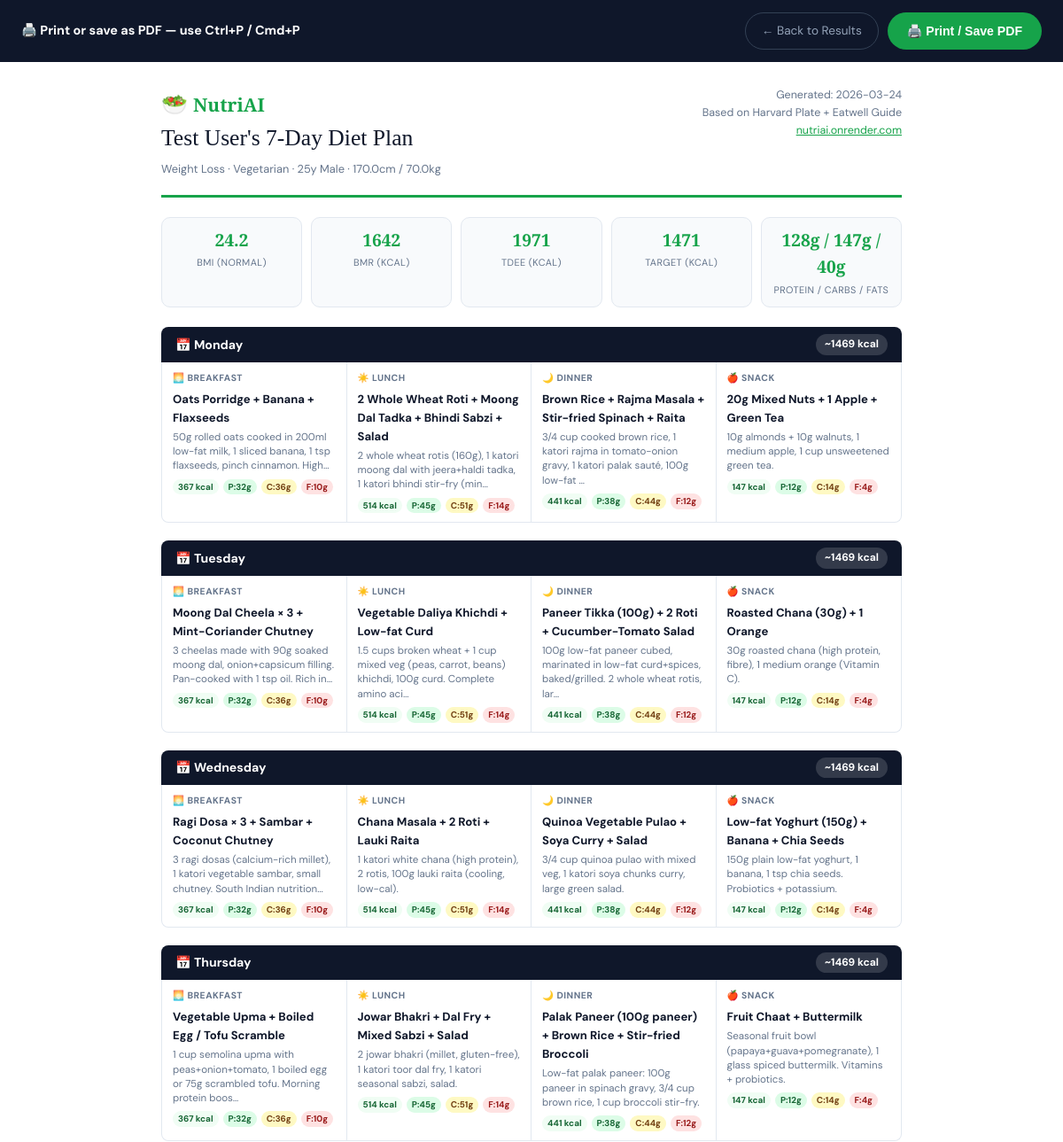
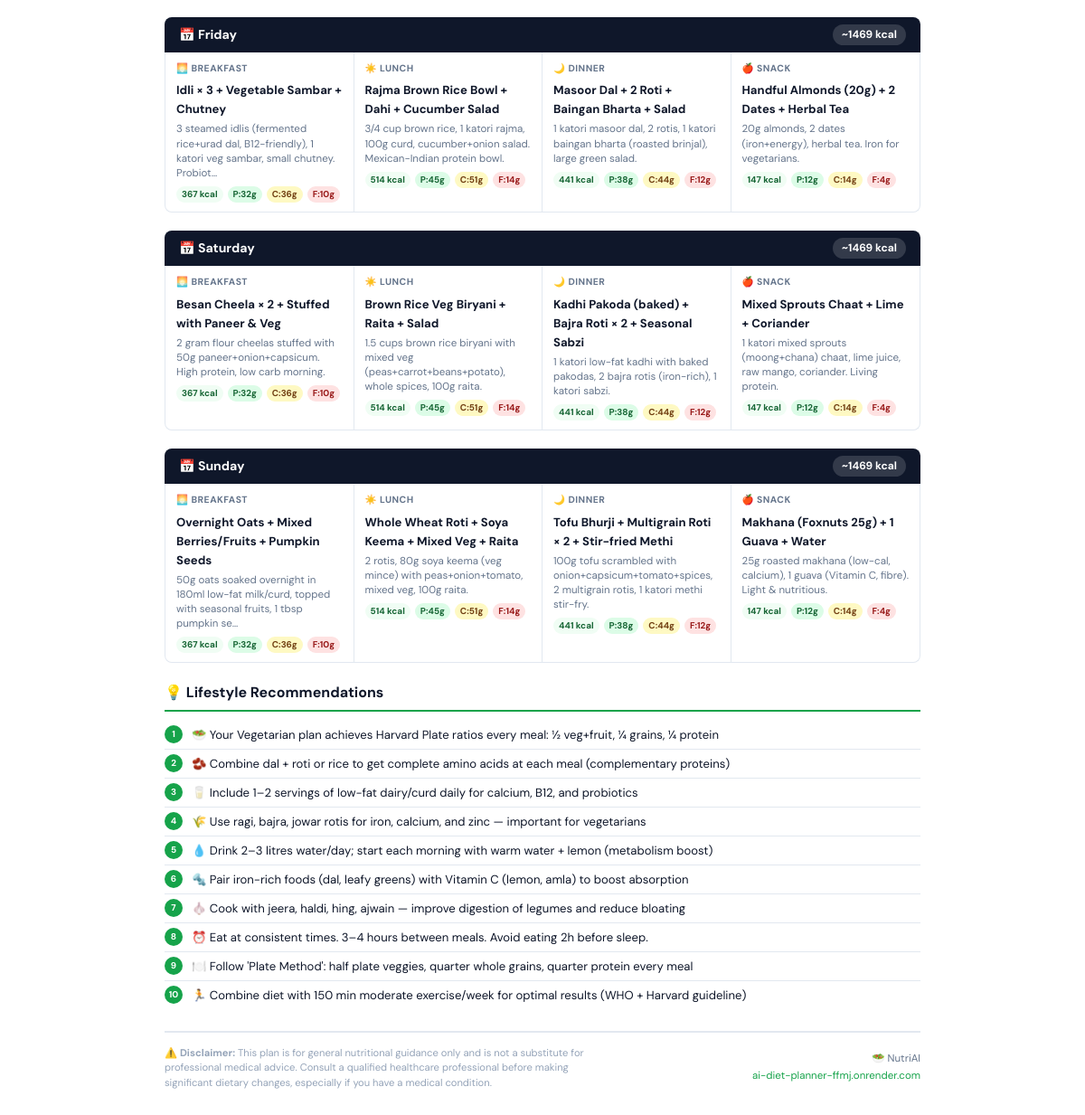
The app's page /results/4/4/print with its own data (2 pictures, top to bottom).
### tables this page shows
CREATE TABLE users (
            id INTEGER PRIMARY KEY AUTOINCREMENT,
            session_id TEXT UNIQUE NOT NULL,
            name TEXT NOT NULL,
            email TEXT,
            age INTEGER NOT NULL,
            gender TEXT NOT NULL,
            height REAL NOT NULL,
            weight REAL NOT NULL,
            country TEXT,
            goal TEXT NOT NULL,
            target_weight REAL,
            diet_type TEXT NOT NULL,
            food_allergies TEXT,
            budget_preference TEXT,
            activity_level TEXT NOT NULL,
            exercise_type TEXT,
            daily_steps TEXT,
            sleep_hours REAL,
            sleep_quality TEXT,
            night_wakeups INTEGER DEFAULT 0,
            daytime_fatigue TEXT,
            stress_level TEXT,
            stress_sources TEXT,
            work_hours INTEGER,
            work_type TEXT,
            breakfast_time TEXT,
            lunch_time TEXT,
            dinner_time TEXT,
            late_night_eating TEXT,
            water_intake TEXT,
            breakfast_foods TEXT,
            lunch_foods TEXT,
            dinner_foods TEXT,
            snacks TEXT,
            beverages TEXT,
            meals_per_day INTEGER,
            outside_food_frequency TEXT,
            junk_food_frequency TEXT,
            created_at TEXT DEFAULT CURRENT_TIMESTAMP
        , medical_conditions TEXT, medications TEXT, health_issues TEXT, menstrual_issues TEXT, body_fat_pct REAL, cuisine_preference TEXT, food_dislikes TEXT, cooking_time TEXT, cooking_skill TEXT, eating_speed TEXT, meal_prep TEXT, alcohol TEXT, smoking TEXT, supplements TEXT, health_motivation TEXT, account_id INTEGER);

CREATE TABLE diet_plans (
            id INTEGER PRIMARY KEY AUTOINCREMENT,
            user_id INTEGER NOT NULL,
            bmi REAL,
            bmi_category TEXT,
            bmr REAL,
            tdee REAL,
            daily_calories REAL,
            protein REAL,
            carbs REAL,
            fats REAL,
            meal_plan TEXT,
            lifestyle_tips TEXT,
            duration_weeks INTEGER DEFAULT 4,
            created_at TEXT DEFAULT CURRENT_TIMESTAMP,
            FOREIGN KEY (user_id) REFERENCES users(id)
        );

### app.py (the view)
@app.route('/results/<int:user_id>/<int:plan_id>/print')
def results_print(user_id, plan_id):
    user = get_user_by_id(user_id)
    plan = get_diet_plan_by_user(user_id)
    if not user or not plan:
        return redirect(url_for('questionnaire'))
    week_plan      = json.loads(plan.get('meal_plan','{}'))
    lifestyle_tips = json.loads(plan.get('lifestyle_tips','[]'))
    return render_template('print_plan.html',
        user=user, plan=plan, week_plan=week_plan,
        lifestyle_tips=lifestyle_tips, days=list(week_plan.keys()))

### db.py (called while the page is built)
def get_db():
    if USE_PG:
        conn = psycopg2.connect(_pg_dsn, cursor_factory=psycopg2.extras.RealDictCursor)
        return conn
    else:
        conn = sqlite3.connect(Config.DATABASE_PATH)
        conn.row_factory = sqlite3.Row
        conn.execute("PRAGMA foreign_keys = ON")
        return conn

def q(sql):
    if USE_PG:
        return sql.replace('?', '%s')
    return sql

def fetchone(conn, sql, params=()):
    cur = conn.cursor()
    cur.execute(q(sql), params)
    row = cur.fetchone()
    if row is None:
        return None
    return dict(row)

### models/diet_plan_model.py (called while the page is built)
def get_diet_plan_by_user(user_id):
    conn = get_db()
    try:
        return fetchone(conn,
            'SELECT * FROM diet_plans WHERE user_id = ? ORDER BY created_at DESC LIMIT 1',
            (user_id,))
    finally:
        conn.close()

### models/user_model.py (called while the page is built)
def get_user_by_id(user_id):
    conn = get_db()
    try:
        return fetchone(conn, 'SELECT * FROM users WHERE id = ?', (user_id,))
    finally:
        conn.close()

### templates/print_plan.html (shortened to what this page needs)
<!DOCTYPE html>
<html lang="en">
<head>
</head>
<body>
<div class="no-print">
  <h4>🖨️ Print or save as PDF — use Ctrl+P / Cmd+P</h4>
  <div style="display:flex;gap:10px;">
    <a href="{{ url_for('results', user_id=user.id, plan_id=plan.id) }}" class="btn-back">← Back to Results</a>
    <button class="btn-print" onclick="window.print()">🖨️ Print / Save PDF</button>
  </div>
</div>
<div class="page">
  <div class="plan-header">
    <div>
      <div class="plan-logo"><span>🥗</span>NutriAI</div>
      <div class="plan-title">{{ user.name }}'s 7-Day Diet Plan</div>
      <div class="plan-meta">
        {{ (user.goal or '').replace('_',' ').title() }} ·
        {{ (user.diet_type or '').replace('_',' ').title() }} ·
        {{ user.age }}y {{ (user.gender or '').title() }} ·
        {{ user.height }}cm / {{ user.weight }}kg
      </div>
    </div>
    <div class="plan-date">
      Generated: {{ plan.created_at[:10] if plan.created_at else '' }}<br>
      Based on Harvard Plate + Eatwell Guide<br>
      <a href="https://ai-diet-planner-ffmj.onrender.com" style="color:var(--green);">nutriai.onrender.com</a>
    </div>
  </div>
  <div class="metrics-row">
    <div class="metric-box"><div class="val">{{ plan.bmi }}</div><div class="lbl">BMI ({{ plan.bmi_category }})</div></div>
    <div class="metric-box"><div class="val">{{ plan.bmr|int }}</div><div class="lbl">BMR (kcal)</div></div>
    <div class="metric-box"><div class="val">{{ plan.tdee|int }}</div><div class="lbl">TDEE (kcal)</div></div>
    <div class="metric-box"><div class="val" style="color:#16a34a;">{{ plan.daily_calories|int }}</div><div class="lbl">Target (kcal)</div></div>
    <div class="metric-box"><div class="val">{{ plan.protein|int }}g / {{ plan.carbs|int }}g / {{ plan.fats|int }}g</div><div class="lbl">Protein / Carbs / Fats</div></div>
  </div>
  {% for day in days %}
  {% if week_plan.get(day) %}
  {% set day_data = week_plan[day] %}
  {% set day_cal = (day_data.breakfast.calories|default(0)|int) + (day_data.lunch.calories|default(0)|int) + (day_data.dinner.calories|default(0)|int) + (day_data.snacks.calories|default(0)|int) %}
  <div class="day-section">
    <div class="day-header">
      📅 {{ day }}
      <span class="day-cal">~{{ day_cal }} kcal</span>
    </div>
    <div class="meals-grid">
      {% for meal_key, icon, label in [('breakfast','🌅','Breakfast'),('lunch','☀️','Lunch'),('dinner','🌙','Dinner'),('snacks','🍎','Snack')] %}
      {% if day_data.get(meal_key) %}
      {% set m = day_data[meal_key] %}
      <div class="meal-cell">
        <div class="meal-type">{{ icon }} {{ label }}</div>
        <div class="meal-name">{{ m.get('meal','—') }}</div>
        <div class="meal-desc">{{ m.get('description','')[:100] }}{% if m.get('description','') | length > 100 %}…{% endif %}</div>
        <div class="meal-macros">
          <span class="mpill mp-cal">{{ m.get('calories',0) }} kcal</span>
          <span class="mpill mp-p">P:{{ m.get('protein',0) }}g</span>
          <span class="mpill mp-c">C:{{ m.get('carbs',0) }}g</span>
          <span class="mpill mp-f">F:{{ m.get('fats',0) }}g</span>
        </div>
      </div>
      {% endif %}
      {% endfor %}
    </div>
  </div>
  {% endif %}
  {% endfor %}
  {% if lifestyle_tips %}
  <div class="tips-section">
    <h3>💡 Lifestyle Recommendations</h3>
    {% for tip in lifestyle_tips %}
    <div class="tip-item">
      <div class="tip-num">{{ loop.index }}</div>
      <span>{{ tip }}</span>
    </div>
    {% endfor %}
  </div>
  {% endif %}
  <div class="plan-footer">
    <div class="disclaimer">
      ⚠️ <strong>Disclaimer:</strong> This plan is for general nutritional guidance only and is not a substitute for professional medical advice. Consult a qualified healthcare professional before making significant dietary changes, especially if you have a medical condition.
    </div>
    <div style="text-align:right;">
      🥗 NutriAI<br>
      <span style="color:#16a34a;">ai-diet-planner-ffmj.onrender.com</span>
    </div>
  </div>
</div>
</body>
</html>

### templates/print_plan.html (style rules this page uses)
:root { --green: #16a34a; --dark: #0f172a; --gray: #64748b; --light: #f8fafc; --border: #e2e8f0; }
* { box-sizing: border-box; margin: 0; padding: 0; }
body { font-family: 'DM Sans', sans-serif; color: var(--dark); background: #fff; font-size: 13px; line-height: 1.6; }
.no-print { background: var(--dark); padding: 14px 24px; display: flex; align-items: center; justify-content: space-between; flex-wrap: wrap; gap: 10px; }
.no-print h4 { color: #fff; font-size: 0.9rem; margin: 0; }
.btn-print { background: var(--green); color: #fff; border: none; border-radius: 100px; padding: 9px 22px; font-size: 0.88rem; font-weight: 700; cursor: pointer; display: flex; align-items: center; gap: 6px; }
.btn-back { background: transparent; color: #94a3b8; border: 1px solid #334155; border-radius: 100px; padding: 9px 18px; font-size: 0.85rem; text-decoration: none; display: flex; align-items: center; gap: 6px; }
.page { max-width: 900px; margin: 0 auto; padding: 28px 32px; }
.plan-header { border-bottom: 3px solid var(--green); padding-bottom: 18px; margin-bottom: 22px; display: flex; justify-content: space-between; align-items: flex-start; flex-wrap: wrap; gap: 12px; }
.plan-logo { font-family: 'Playfair Display', serif; font-size: 1.3rem; color: var(--green); font-weight: 700; }
.plan-logo span { font-size: 1.5rem; margin-right: 6px; }
.plan-title { font-family: 'Playfair Display', serif; font-size: 1.6rem; color: var(--dark); }
.plan-meta { font-size: 0.8rem; color: var(--gray); margin-top: 4px; }
.plan-date { font-size: 0.78rem; color: var(--gray); text-align: right; }
.metrics-row { display: grid; grid-template-columns: repeat(5, 1fr); gap: 10px; margin-bottom: 22px; }
.metric-box { background: var(--light); border: 1px solid var(--border); border-radius: 10px; padding: 10px 12px; text-align: center; }
.metric-box .val { font-size: 1.2rem; font-weight: 700; color: var(--green); font-family: 'Playfair Display', serif; }
.metric-box .lbl { font-size: 0.68rem; color: var(--gray); margin-top: 2px; text-transform: uppercase; letter-spacing: 0.4px; }
.day-section { margin-bottom: 20px; break-inside: avoid; page-break-inside: avoid; }
.day-header { background: var(--dark); color: #fff; padding: 8px 16px; border-radius: 8px 8px 0 0; font-weight: 700; font-size: 0.88rem; display: flex; align-items: center; gap: 8px; }
.day-cal { margin-left: auto; font-size: 0.75rem; background: rgba(255,255,255,0.15); padding: 2px 10px; border-radius: 100px; }
.meals-grid { display: grid; grid-template-columns: repeat(4, 1fr); border: 1px solid var(--border); border-top: none; border-radius: 0 0 8px 8px; overflow: hidden; }
.meal-cell { padding: 10px 12px; border-right: 1px solid var(--border); }
.meal-cell:last-child { border-right: none; }
.meal-type { font-size: 0.65rem; font-weight: 700; text-transform: uppercase; letter-spacing: 0.5px; color: var(--gray); margin-bottom: 5px; }
.meal-name { font-weight: 700; font-size: 0.82rem; color: var(--dark); margin-bottom: 4px; }
.meal-desc { font-size: 0.72rem; color: var(--gray); line-height: 1.4; margin-bottom: 6px; }
.meal-macros { display: flex; gap: 5px; flex-wrap: wrap; }
.mpill { font-size: 0.62rem; padding: 1px 6px; border-radius: 100px; font-weight: 700; }
.mp-cal { background: #f0fdf4; color: #166534; }
.mp-p { background: #dcfce7; color: #166534; }
.mp-c { background: #fef9c3; color: #713f12; }
.mp-f { background: #fee2e2; color: #991b1b; }
.tips-section { margin-bottom: 20px; }
.tips-section h3 { font-size: 1rem; font-weight: 700; color: var(--dark); margin-bottom: 10px; border-bottom: 2px solid var(--green); padding-bottom: 6px; }
.tip-item { display: flex; gap: 10px; padding: 5px 0; font-size: 0.82rem; color: var(--dark); border-bottom: 1px solid var(--border); }
.tip-item:last-child { border-bottom: none; }
.tip-num { width: 20px; height: 20px; background: var(--green); color: #fff; border-radius: 50%; display: flex; align-items: center; justify-content: center; font-size: 0.62rem; font-weight: 700; flex-shrink: 0; }
.plan-footer { border-top: 2px solid var(--border); padding-top: 14px; margin-top: 24px; display: flex; justify-content: space-between; align-items: center; font-size: 0.72rem; color: var(--gray); }
.disclaimer { font-size: 0.7rem; color: #94a3b8; line-height: 1.5; max-width: 500px; }

### records on screen
users: name "Test User", goal "Weight Loss", diet_type "Vegetarian", age "25", gender "Male", height "170.0", weight "70.0"
diet_plans: created_at "2026-03-24", bmi "24.2", bmi_category "NORMAL", bmr "1642", tdee "1971", daily_calories "1471", protein "128", carbs "147", fats "40"

### other values on screen
{{ day }} "Monday" "Tuesday" "Wednesday" "Thursday" "Friday" "Saturday" "Sunday"
{{ day_cal }} "1469" "1469" "1469" "1469" "1469" "1469" "1469"
{{ icon }} "🌅" "☀️" "🌙" "🍎" "🌅" "☀️" "🌙" "🍎" "🌅" "☀️" "🌙" "🍎" "🌅" "☀️" "🌙" "🍎" "🌅" "☀️" "🌙" "🍎" "🌅" "☀️" "🌙" "🍎" "🌅" "☀️" "🌙" "🍎"
{{ label }} "BREAKFAST" "LUNCH" "DINNER" "SNACK" "BREAKFAST" "LUNCH" "DINNER" "SNACK" "BREAKFAST" "LUNCH" "DINNER" "SNACK" "BREAKFAST" "LUNCH" "DINNER" "SNACK" "BREAKFAST" "LUNCH" "DINNER" "SNACK" "BREAKFAST" "LUNCH" "DINNER" "SNACK" "BREAKFAST" "LUNCH" "DINNER" "SNACK"
{{ m.get('meal','—') }} "Oats Porridge + Banana + Flaxseeds" "2 Whole Wheat Roti + Moong Dal Tadka + Bhindi Sabzi + Salad" "Brown Rice + Rajma Masala + Stir-fried Spinach + Raita" "20g Mixed Nuts + 1 Apple + Green Tea" "Moong Dal Cheela × 3 + Mint-Coriander Chutney" "Vegetable Daliya Khichdi + Low-fat Curd" "Paneer Tikka (100g) + 2 Roti + Cucumber-Tomato Salad" "Roasted Chana (30g) + 1 Orange" "Ragi Dosa × 3 + Sambar + Coconut Chutney" "Chana Masala + 2 Roti + Lauki Raita" "Quinoa Vegetable Pulao + Soya Curry + Salad" "Low-fat Yoghurt (150g) + Banana + Chia Seeds" "Vegetable Upma + Boiled Egg / Tofu Scramble" "Jowar Bhakri + Dal Fry + Mixed Sabzi + Salad" "Palak Paneer (100g paneer) + Brown Rice + Stir-fried Broccoli" "Fruit Chaat + Buttermilk" "Idli × 3 + Vegetable Sambar + Chutney" "Rajma Brown Rice Bowl + Dahi + Cucumber Salad" "Masoor Dal + 2 Roti + Baingan Bharta + Salad" "Handful Almonds (20g) + 2 Dates + Herbal Tea" "Besan Cheela × 2 + Stuffed with Paneer & Veg" "Brown Rice Veg Biryani + Raita + Salad" "Kadhi Pakoda (baked) + Bajra Roti × 2 + Seasonal Sabzi" "Mixed Sprouts Chaat + Lime + Coriander" "Overnight Oats + Mixed Berries/Fruits + Pumpkin Seeds" "Whole Wheat Roti + Soya Keema + Mixed Veg + Raita" "Tofu Bhurji + Multigrain Roti × 2 + Stir-fried Methi" "Makhana (Foxnuts 25g) + 1 Guava + Water"
{{ m.get('description','')[:100] }} "50g rolled oats cooked in 200ml low-fat milk, 1 sliced banana, 1 tsp flaxseeds, pinch cinnamon. High" "2 whole wheat rotis (160g), 1 katori moong dal with jeera+haldi tadka, 1 katori bhindi stir-fry (min" "3/4 cup cooked brown rice, 1 katori rajma in tomato-onion gravy, 1 katori palak sauté, 100g low-fat" "10g almonds + 10g walnuts, 1 medium apple, 1 cup unsweetened green tea." "3 cheelas made with 90g soaked moong dal, onion+capsicum filling. Pan-cooked with 1 tsp oil. Rich in" "1.5 cups broken wheat + 1 cup mixed veg (peas, carrot, beans) khichdi, 100g curd. Complete amino aci" "100g low-fat paneer cubed, marinated in low-fat curd+spices, baked/grilled. 2 whole wheat rotis, lar" "30g roasted chana (high protein, fibre), 1 medium orange (Vitamin C)." "3 ragi dosas (calcium-rich millet), 1 katori vegetable sambar, small chutney. South Indian nutrition" "1 katori white chana (high protein), 2 rotis, 100g lauki raita (cooling, low-cal)." "3/4 cup quinoa pulao with mixed veg, 1 katori soya chunks curry, large green salad." "150g plain low-fat yoghurt, 1 banana, 1 tsp chia seeds. Probiotics + potassium." "1 cup semolina upma with peas+onion+tomato, 1 boiled egg or 75g scrambled tofu. Morning protein boos" "2 jowar bhakri (millet, gluten-free), 1 katori toor dal fry, 1 katori seasonal sabzi, salad." "Low-fat palak paneer: 100g paneer in spinach gravy, 3/4 cup brown rice, 1 cup broccoli stir-fry." "Seasonal fruit bowl (papaya+guava+pomegranate), 1 glass spiced buttermilk. Vitamins + probiotics." "3 steamed idlis (fermented rice+urad dal, B12-friendly), 1 katori veg sambar, small chutney. Probiot" "3/4 cup brown rice, 1 katori rajma, 100g curd, cucumber+onion salad. Mexican-Indian protein bowl." "1 katori masoor dal, 2 rotis, 1 katori baingan bharta (roasted brinjal), large green salad." "20g almonds, 2 dates (iron+energy), herbal tea. Iron for vegetarians." "2 gram flour cheelas stuffed with 50g paneer+onion+capsicum. High protein, low carb morning." "1.5 cups brown rice biryani with mixed veg (peas+carrot+beans+potato), whole spices, 100g raita." "1 katori low-fat kadhi with baked pakodas, 2 bajra rotis (iron-rich), 1 katori sabzi." "1 katori mixed sprouts (moong+chana) chaat, lime juice, raw mango, coriander. Living protein." "50g oats soaked overnight in 180ml low-fat milk/curd, topped with seasonal fruits, 1 tbsp pumpkin se" "2 rotis, 80g soya keema (veg mince) with peas+onion+tomato, mixed veg, 100g raita." "100g tofu scrambled with onion+capsicum+tomato+spices, 2 multigrain rotis, 1 katori methi stir-fry." "25g roasted makhana (low-cal, calcium), 1 guava (Vitamin C, fibre). Light & nutritious."
{{ m.get('calories',0) }} "367" "514" "441" "147" "367" "514" "441" "147" "367" "514" "441" "147" "367" "514" "441" "147" "367" "514" "441" "147" "367" "514" "441" "147" "367" "514" "441" "147"
{{ m.get('protein',0) }} "32" "45" "38" "12" "32" "45" "38" "12" "32" "45" "38" "12" "32" "45" "38" "12" "32" "45" "38" "12" "32" "45" "38" "12" "32" "45" "38" "12"
{{ m.get('carbs',0) }} "36" "51" "44" "14" "36" "51" "44" "14" "36" "51" "44" "14" "36" "51" "44" "14" "36" "51" "44" "14" "36" "51" "44" "14" "36" "51" "44" "14"
{{ m.get('fats',0) }} "10" "14" "12" "4" "10" "14" "12" "4" "10" "14" "12" "4" "10" "14" "12" "4" "10" "14" "12" "4" "10" "14" "12" "4" "10" "14" "12" "4"
{{ tip }} "🥗 Your Vegetarian plan achieves Harvard Plate ratios every meal: ½ veg+fruit, ¼ grains, ¼ protein" "🫘 Combine dal + roti or rice to get complete amino acids at each meal (complementary proteins)" "🥛 Include 1–2 servings of low-fat dairy/curd daily for calcium, B12, and probiotics" "🌾 Use ragi, bajra, jowar rotis for iron, calcium, and zinc — important for vegetarians" "💧 Drink 2–3 litres water/day; start each morning with warm water + lemon (metabolism boost)" "🔩 Pair iron-rich foods (dal, leafy greens) with Vitamin C (lemon, amla) to boost absorption" "🧄 Cook with jeera, haldi, hing, ajwain — improve digestion of legumes and reduce bloating" "⏰ Eat at consistent times. 3–4 hours between meals. Avoid eating 2h before sleep." "🍽️ Follow 'Plate Method': half plate veggies, quarter whole grains, quarter protein every meal" "🏃 Combine diet with 150 min moderate exercise/week for optimal results (WHO + Harvard guideline)"
